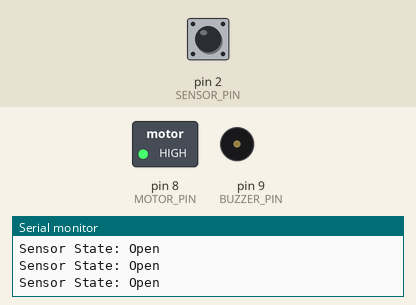
Bench run of a sketch on a simulated Arduino Uno, built with avr-gcc and run on an emulated ATmega328P. On the bench: switched loads named in the sketch (green lamp = pin HIGH), buzzer (waves = sounding, pin HIGH), the last lines printed to the serial monitor. The test bench sets the inputs (shaded band); at power-on: pin 2 (SENSOR_PIN) HIGH. The modem accepts every AT command (registered, SIM ready, sends succeed) and sends nothing else.

Above: at 4.2 s.
4.3 s: pin 2 (SENSOR_PIN) driven LOW
At 5.5 s:
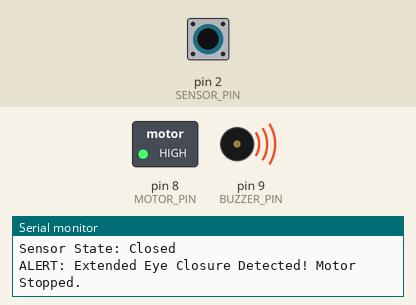
5.8 s: pin 2 (SENSOR_PIN) driven HIGH
At 6.6 s:
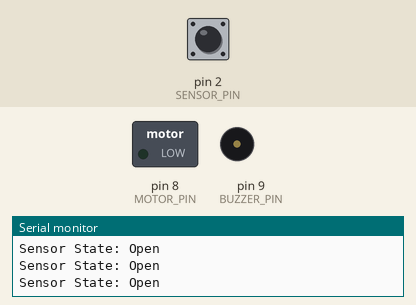
7.4 s: pin 2 (SENSOR_PIN) driven LOW
At 8.2 s:
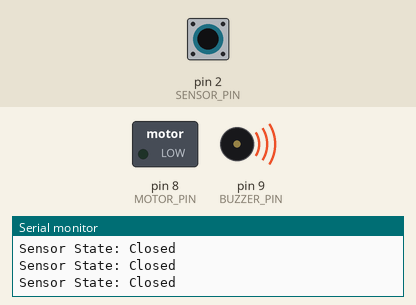
9.9 s: pin 2 (SENSOR_PIN) pulsed HIGH 2 times (0.12 s each, 0.3 s apart)
At 10.13 s:
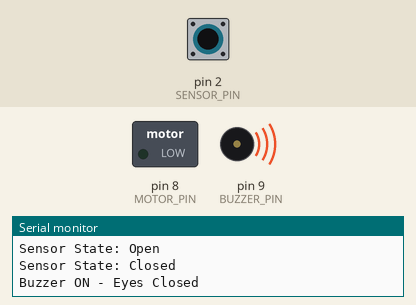
13.5 s: pin 2 (SENSOR_PIN) pulsed HIGH 5 times (0.12 s each, 0.3 s apart)
At 17.0 s:
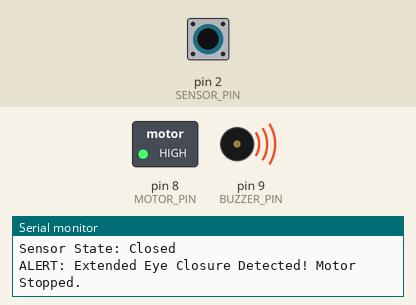
Timing chart, 0 to 24.6 s (numbered marks = the images above; inputs shaded):
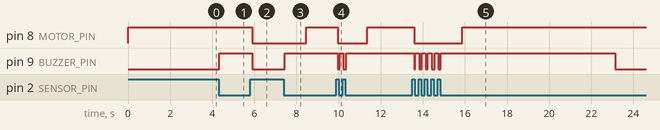

Measured:
- after the input at 4.3 s, pin 9 (BUZZER_PIN): LOW → HIGH at once
- after the input at 5.8 s, pin 8 (MOTOR_PIN), pin 9 (BUZZER_PIN): HIGH → LOW after 0.10 s
- after the input at 7.4 s, pin 8 (MOTOR_PIN): LOW → HIGH after 1.1 s; pin 9 (BUZZER_PIN): LOW → HIGH at once
- after the input at 9.9 s, pin 8 (MOTOR_PIN): HIGH → LOW after 0.05 s, → HIGH 1.4 s later; pin 9 (BUZZER_PIN): alternates HIGH for 0.18 s and LOW for 0.11 s, 4 changes in all, then stays HIGH, starting after 0.05 s
- after the input at 13.5 s, pin 8 (MOTOR_PIN): HIGH → LOW after 0.08 s, → HIGH 2.3 s later

The sketch:

FINAL_WORKING_CODE.ino
```cpp
#include <SoftwareSerial.h>

#define SENSOR_PIN 2     // Eye blink sensor pin

#define MOTOR_PIN 8      // Motor control pin

#define BUZZER_PIN 9     // Buzzer control pin

#define GSM_TX_PIN 5    // GSM module TX pin

#define GSM_RX_PIN 6    // GSM module RX pin

const unsigned long EYE_CLOSE_THRESHOLD = 1000;  // 1 second threshold for motor stop

const unsigned long SMS_ALERT_THRESHOLD = 5000;  // 5 seconds threshold for SMS alert

const char* PHONE_NUMBER = "+91 938XXXXXXX";  // Replace with your phone number

SoftwareSerial gsmSerial(GSM_TX_PIN, GSM_RX_PIN); // RX, TX for GSM module

unsigned long eyeClosedStartTime = 0; // Time when eyes were first detected as closed

bool isEyesClosed = false;            // Flag to track the state of eye closure

bool smsAlertSent = false;            // Flag to track if SMS alert has been sent


void setup() {

  pinMode(MOTOR_PIN, OUTPUT);

  pinMode(BUZZER_PIN, OUTPUT);

  pinMode(SENSOR_PIN, INPUT); // Use INPUT_PULLUP if needed for a passive sensor


  // Initial state: motor running, buzzer off

  digitalWrite(MOTOR_PIN, HIGH);

  digitalWrite(BUZZER_PIN, LOW);


  Serial.begin(9600);   // Initialize serial communication for debugging

  gsmSerial.begin(9600); // Initialize GSM module communication


  Serial.println("Drowsiness Detection System with GSM Alert");

  initGSM(); // Initialize GSM module

}


void loop() {

  bool currentEyeState = !digitalRead(SENSOR_PIN); // LOW means eyes are closed

  Serial.print("Sensor State: ");

  Serial.println(currentEyeState ? "Closed" : "Open");


  if (currentEyeState) {

    // Eyes are closed

    if (!isEyesClosed) {

      eyeClosedStartTime = millis(); // Record the time when eyes were first detected as closed

      isEyesClosed = true;


      // Only turn on buzzer if SMS hasn't been sent

      if (!smsAlertSent) {

        digitalWrite(BUZZER_PIN, HIGH); // Turn on buzzer immediately

        Serial.println("Buzzer ON - Eyes Closed");

      }

    }


    unsigned long eyeClosedDuration = millis() - eyeClosedStartTime;


    // Check if the eyes have been closed for longer than the motor threshold

    if (eyeClosedDuration >= EYE_CLOSE_THRESHOLD) {

      digitalWrite(MOTOR_PIN, HIGH);  // Stop the motor after threshold

      Serial.println("ALERT: Extended Eye Closure Detected! Motor Stopped.");

    }


    // Check if the eyes have been closed long enough to send SMS and haven't sent one yet

    if (eyeClosedDuration >= SMS_ALERT_THRESHOLD && !smsAlertSent) {

      sendSMS("HELP! Driver drowsiness detected!");

      smsAlertSent = true; // Mark that we've sent the SMS

      digitalWrite(BUZZER_PIN, LOW); // Turn off buzzer after SMS is sent

      Serial.println("SMS Alert Sent! Buzzer turned OFF.");

    }

  } else {

    // Eyes are open

    if (isEyesClosed) {

      isEyesClosed = false;


      // Only turn off buzzer if SMS hasn't been sent

      if (!smsAlertSent) {

        digitalWrite(BUZZER_PIN, LOW); // Turn off the buzzer

      }


      digitalWrite(MOTOR_PIN, LOW); // Restart the motor immediately

      Serial.println("Eyes Open, Motor Running");

    }

  }

}


void initGSM() {

  Serial.println("Initializing GSM module...");

  delay(1000);


  gsmSerial.println("AT"); // Test AT command

  delay(1000);


  gsmSerial.println("AT+CMGF=1"); // Set SMS text mode

  delay(1000);


  Serial.println("GSM module initialized");

}


void sendSMS(const char* message) {

  Serial.println("Sending SMS...");


  gsmSerial.println("AT+CMGF=1"); // Set SMS text mode

  delay(1000);


  // Command to send SMS

  gsmSerial.print("AT+CMGS=\"");

  gsmSerial.print(PHONE_NUMBER);

  gsmSerial.println("\"");

  delay(1000);


  // SMS content

  gsmSerial.print(message);

  delay(100);

  gsmSerial.write(26); // ASCII code for CTRL+Z to end SMS


  Serial.println("SMS sent!");

  delay(1000);

}
```
